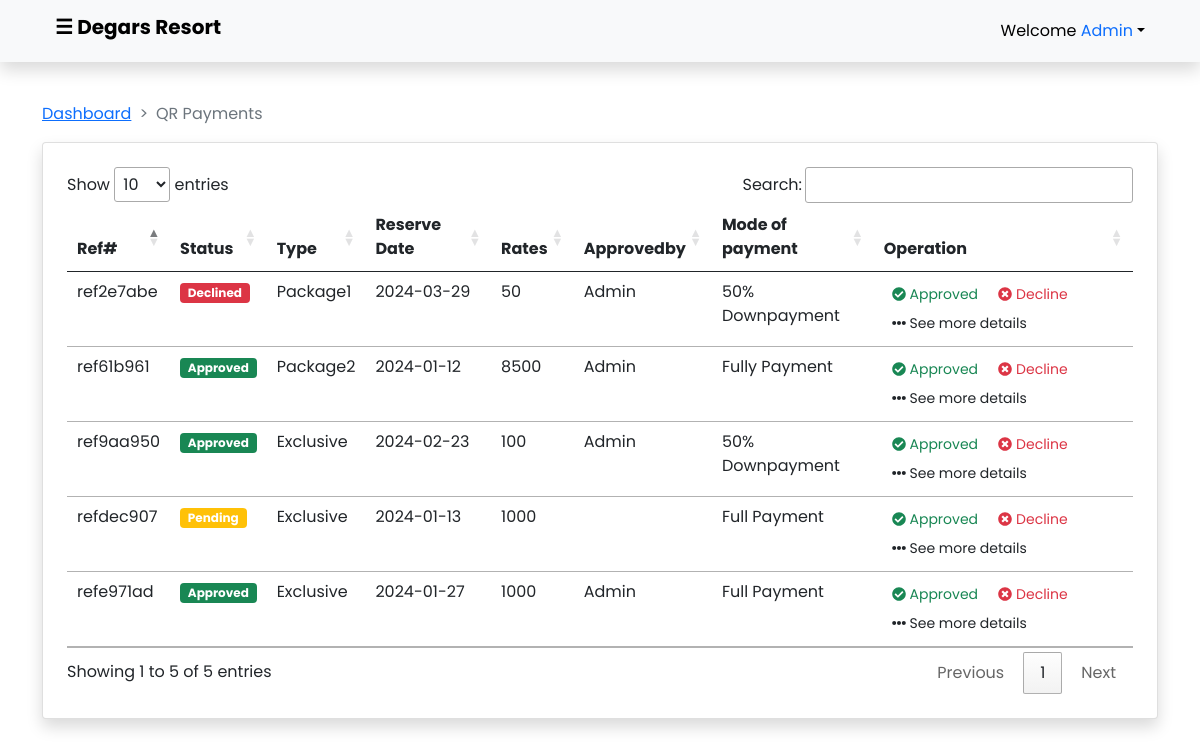
/admin/qrpayments.php (signed in), run on the app's committed database.
### tables this page shows
CREATE TABLE `payviaqr` (
  `payviaqr_id` int(11) NOT NULL,
  `transaction_ref` varchar(15) NOT NULL,
  `reservation_id` int(11) NOT NULL,
  `customer_id` int(11) NOT NULL,
  `status` varchar(30) NOT NULL,
  `gcash_name` varchar(100) NOT NULL,
  `gcash_number` varchar(20) NOT NULL,
  `mode_of_payment` varchar(30) NOT NULL,
  `receipt_img` varchar(255) NOT NULL,
  `approvedby` varchar(50) DEFAULT NULL,
  `dateqradded` datetime NOT NULL DEFAULT current_timestamp()
);

CREATE TABLE `reservation` (
  `reservation_id` int(11) NOT NULL,
  `type` varchar(50) NOT NULL,
  `eventname` varchar(100) NOT NULL,
  `reservationdate` varchar(20) NOT NULL,
  `paymentduedate` varchar(20) NOT NULL,
  `rates` int(50) NOT NULL,
  `datetimeadded` datetime NOT NULL DEFAULT current_timestamp()
);

### admin/qrpayments.php (the view, shortened to what this page needs)
<?php
if (isset($_SESSION['users_id']) && isset($_SESSION['users_username'])) {
?>
<?php include_once 'adheader.php'; ?>
<main id="main">
    <div class="container pt-4">
        <nav style="--bs-breadcrumb-divider: '>';" aria-label="breadcrumb">
            <ol class="breadcrumb">
                <li class="breadcrumb-item"><a href="dashboard.php">Dashboard</a></li>
                <li class="breadcrumb-item active" aria-current="page">QR Payments</li>
            </ol>
        </nav>
    </div>
    <div class="container">
        <div class="card p-4 shadow">
            <div class="table-responsive">
                <table id="dataTable" class="table table-sm table-hover table-border" style="width:100%">
                    <thead>
                        <tr>
                            <th>Ref#</th>
                            <th>Status</th>
                            <th>Type</th>
                            <th>Reserve Date</th>
                            <th>Rates</th>
                            <?php
                            if ($is_admin) {
                                ?>
                                <th>Approvedby</th>
                                <?php
                            }
                            ?>
                            <th>Mode of payment</th>
                            <th>Operation</th>
                        </tr>
                    </thead>
                    <tbody>
                        <tr>
                        <?php
                            $db = mysqli_connect("localhost","root","","capstwo");
                            $fetchqrpay = mysqli_query($db, "
                                SELECT
                                    payviaqr.payviaqr_id,
                                    reservation.type,
                                    payviaqr.transaction_ref,
                                    payviaqr.status,
                                    payviaqr.gcash_name,
                                    payviaqr.gcash_number,
                                    payviaqr.receipt_img,
                                    payviaqr.mode_of_payment,
                                    payviaqr.approvedby,
                                    reservation.type,
                                    reservation.eventname,
                                    reservation.reservation_id,
                                    reservation.reservationdate,
                                    reservation.paymentduedate,
                                    reservation.rates,
                                    customer.customer_id,
                                    customer.firstname,
                                    customer.lastname,
                                    customer.email_address,
                                    customer.phone_number
                                FROM
                                    payviaqr
                                LEFT JOIN
                                    reservation ON reservation.reservation_id = payviaqr.reservation_id
                                LEFT JOIN
                                    customer ON customer.customer_id = payviaqr.customer_id
                                ORDER BY
                                    dateqradded DESC
                            ");
                            while ($row = $fetchqrpay->fetch_array()) { ?>
                            <td><?php echo $row['transaction_ref']; ?></td>
                            <td><span
                                    class="badge <?php echo $row['status'] === 'Approved' ? 'bg-success' : ($row['status'] === 'Pending' ? 'bg-warning' : 'bg-danger'); ?>"><?php echo $row['status']; ?></span>
                            </td>
                            <td><?php echo $row['type']; ?></td>
                            <td><?php echo $row['reservationdate']; ?></td>
                            <td><?php echo $row['rates']; ?></td>
                            <?php
                            if ($is_admin) {
                                ?>
                                    <td><?php echo ucwords($row['approvedby']); ?></td>
                                <?php
                            }
                            ?>
                            <td><?php echo $row['mode_of_payment']; ?></td>
                            <td>
                                <a class="btn btn-outline-success btn-sm border-0"
                                onclick="return confirm('Approve?')"
                                title="Approved reservation"
                                    href="functions/approvedqr.php?payviaqr_id=<?php echo $row['payviaqr_id']; ?>&reservation_id=<?php echo $row['reservation_id']; ?>&customer_id=<?php echo $row['customer_id']; ?>&approvedby=<?php echo $_SESSION['users_username'];?>"><i class="fas fa-check-circle"></i> Approved
                                </a>
                                <a class="btn btn-outline-danger btn-sm border-0"
                                onclick="return confirm('Decline?')"
                                title="Decline reservation"
                                    href="functions/declineqr.php?payviaqr_id=<?php echo $row['payviaqr_id']; ?>&transaction_ref=<?php echo $row['transaction_ref']; ?>&reservation_id=<?php echo $row['reservation_id']; ?>&customer_id=<?php echo $row['customer_id']; ?>&approvedby=<?php echo $_SESSION['users_username'];?>">
                                    <i class="fas fa-times-circle"></i> Decline
                                </a>
                                <a class="btn btn-outline-dark btn-sm border-0" title="See more details" href=""
                                    data-bs-toggle="modal"
                                    data-bs-target="#staticBackdrop<?php echo $row['transaction_ref']; ?>"><i
                                        class="fas fa-ellipsis-h"></i> See more details
                                </a>
                            </td>
                        </tr>
                        <?php } ?>
                    </tbody>
                </table>
            </div>
        </div>
    </div>
</main>
<?php include_once 'adfooter.php'; ?>
<?php
}else{
    header("Location: ../login.php");
    exit();
}
?>

### admin/resources/css/dashboard.css (style rules this page uses)
* { padding: 0; margin: 0; }
body { font-family: 'Poppins', sans-serif; }

### admin/adheader.php (style rules this page uses)
* { padding: 0; margin: 0; }
body { font-family: 'Poppins', sans-serif; transition: background-color .5s; }
#main { transition: margin-left .5s; padding: 16px; }

### data on the page
payviaqr: transaction_ref "refdec907", status "Pending", reservation.type "Exclusive", reservation.reservationdate "2024-01-13", reservation.rates "1000", mode_of_payment "Full Payment"
payviaqr: transaction_ref "refe971ad", status "Approved", reservation.type "Exclusive", reservation.reservationdate "2024-01-27", reservation.rates "1000", approvedby "Admin", mode_of_payment "Full Payment"
payviaqr: transaction_ref "ref61b961", status "Approved", reservation.type "Package2", reservation.reservationdate "2024-01-12", reservation.rates "8500", mode_of_payment "Fully Payment"
payviaqr: transaction_ref "ref9aa950", status "Approved", reservation.type "Exclusive", reservation.reservationdate "2024-02-23", reservation.rates "100", approvedby "Admin", mode_of_payment "50% Downpayment"
payviaqr: transaction_ref "ref2e7abe", status "Declined", reservation.type "Package1", reservation.reservationdate "2024-03-29", reservation.rates "50", approvedby "Admin", mode_of_payment "50% Downpayment"

### other printed values
$_SESSION['users_username'] "Admin"
